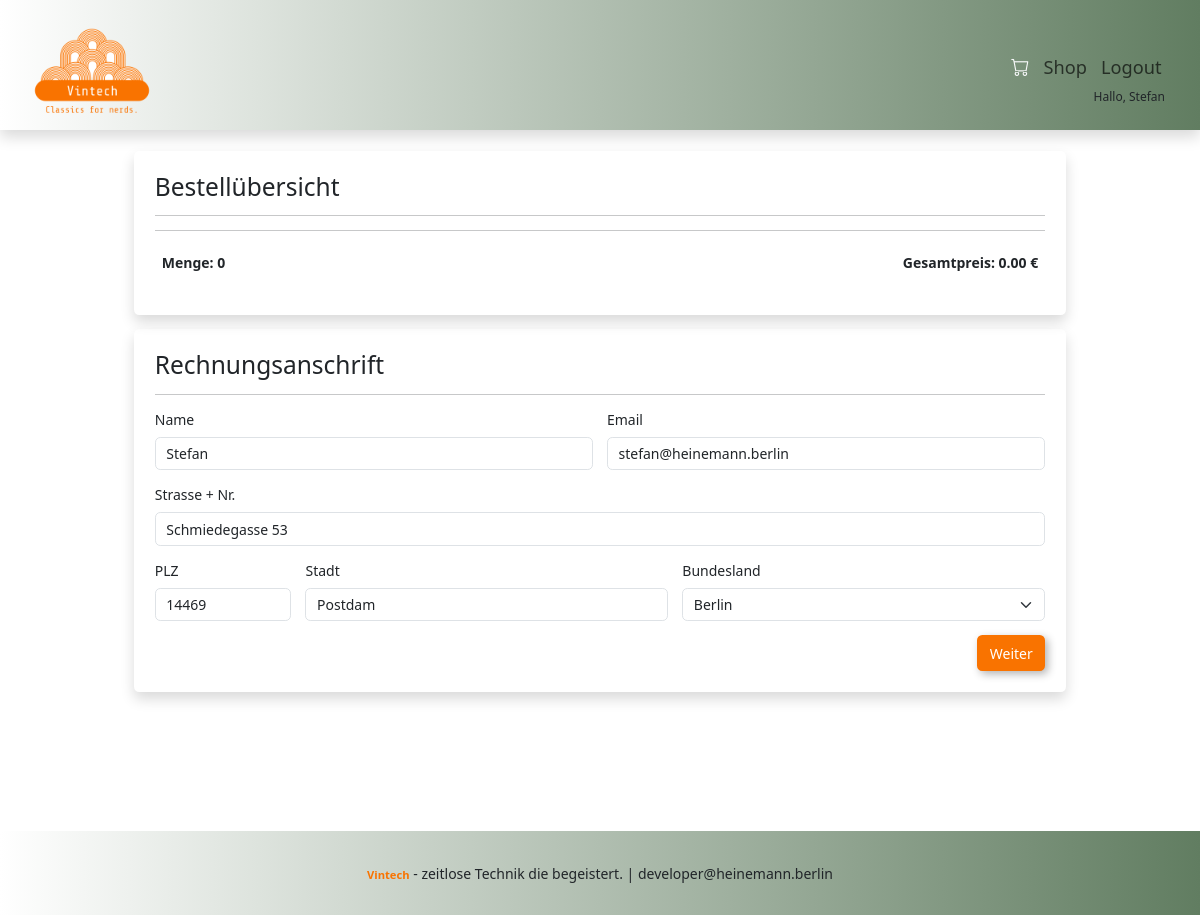
Before: /kasse/ (signed in) with the older database file.
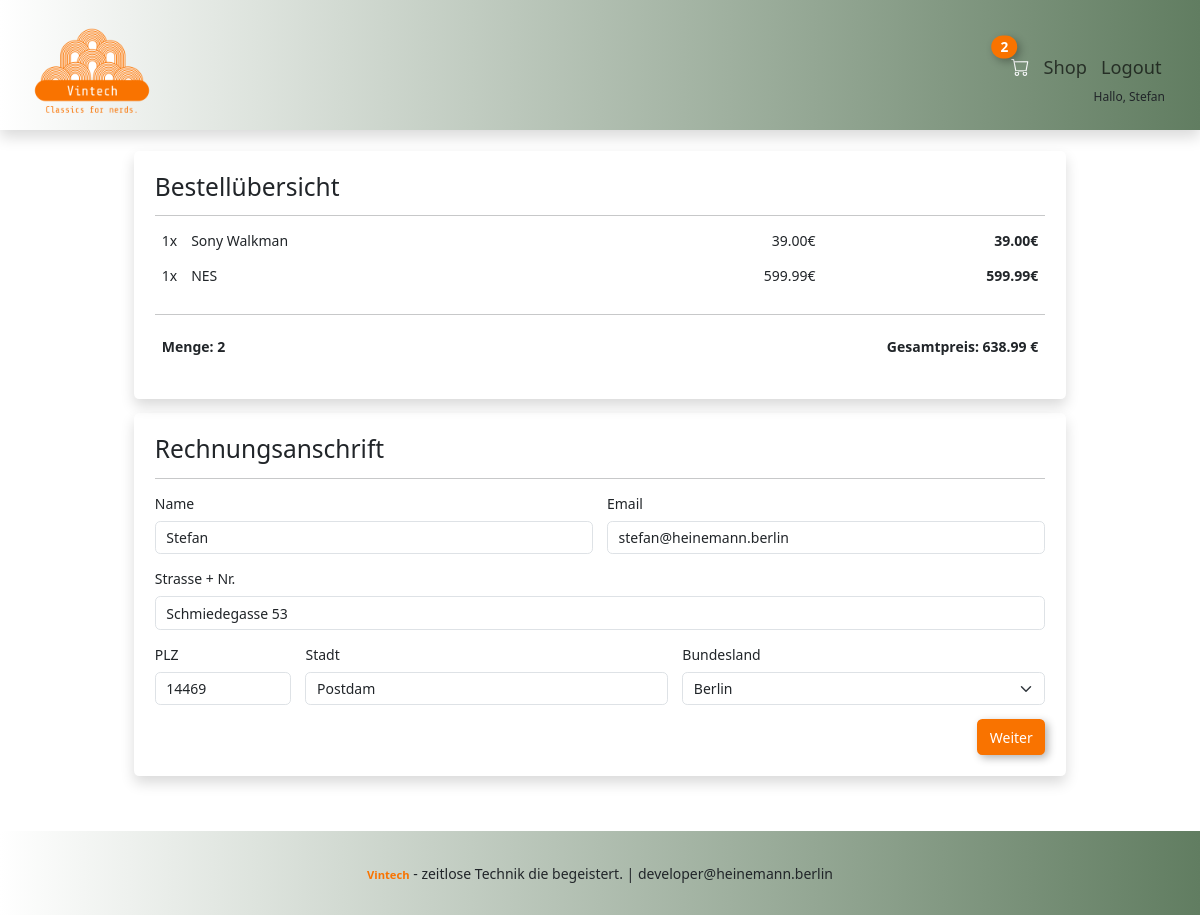
After: the same page with the newer database file.
### shop/models.py (models this page shows, shortened)
class Order(models.Model):
    customer = models.ForeignKey(
        Customer, on_delete=models.SET_NULL, null=True, blank=True
    )
    order_date = models.DateTimeField(auto_now_add=True, null=True, blank=True)
    completed = models.BooleanField(default=False, null=True, blank=True)
    order_id = models.CharField(max_length=100, null=True, blank=True)
    @property
    def get_total_price(self):
        total = 0
        for item in self.orderitem_set.all():
            total += item.get_sumary
        return total
    @property
    def get_total_quantity(self):
        total = 0
        for item in self.orderitem_set.all():
            total += item.quantity
        return total

class OrderItem(models.Model):
    article = models.ForeignKey(
        Article, on_delete=models.SET_NULL, null=True, blank=True
    )
    order = models.ForeignKey(Order, on_delete=models.SET_NULL, null=True, blank=True)
    quantity = models.IntegerField(default=0, null=True, blank=True)
    date = models.DateTimeField(auto_now_add=True, null=True, blank=True)
    @property
    def get_sumary(self):
        sumary = self.quantity * self.article.price
        return sumary

class Article(models.Model):
    name = models.CharField(max_length=100, null=True)
    description = models.TextField(max_length=100, null=True, blank=True)
    price = models.DecimalField(max_digits=6, decimal_places=2, null=True, blank=True)
    img = models.ImageField(upload_to="articles", null=True, blank=True)

### shop/views.py (the view)
# urls.py: path('kasse/', views.kasse, name='kasse'),
def kasse(request):
    if request.user.is_authenticated:
        customer = request.user.customer
        order, created = Order.objects.get_or_create(customer=customer, completed=False)
        articles = order.orderitem_set.all()
    else:
        cookie_data = guestCookie(request)
        articles = cookie_data['articles']
        order = cookie_data['order']
    ctx = {"articles": articles, "order": order}
    return render(request, "kasse.html", ctx)

### shop/context_processors.py (called while the page is built, shortened)
def shopping_cart_items(request):
  if request.user.is_authenticated:
    current_user = request.user.customer
    current_order, created  = Order.objects.get_or_create(customer=current_user, completed=False)
    if current_order:
      cart_items_amount = current_order.get_total_quantity
    else:
      cart_items_amount = 0
  return {"amount": cart_items_amount}

### shop/templates/kasse.html (shortened to what this page needs)
{% extends 'index.html' %} {%block content%} {% load static%}
<div class="d-flex flex-column align-items-center mt-4 gap-3 mb-4">
   <div class="col-12 col-lg-10">
      <div class="shadow p-4 rounded">
         <h3>Bestellübersicht</h3>
         <hr />
         {% for article in articles %}
         <div class="d-flex">
            <p class="px-2">{{article.quantity}}x</p>
            <p class="px-2 me-auto kasse-text-overview w-50">{{article.article.name}}</p>
            <p class="px-2">{{article.article.price | floatformat:2}}€</p>
            <p class="px-2 fw-bold w-25 text-end">{{article.get_sumary | floatformat:2}}€</p>
         </div>
         {% endfor %}
         <hr />
         <div class="d-flex">
            <p class="fw-bold p-2 me-auto">Menge: {{order.get_total_quantity}}</p>
            <p class="fw-bold p-2">Gesamtpreis: {{order.get_total_price | floatformat:2}} €</p>
         </div>
      </div>
   </div>
   <div class="col-12 col-lg-10 transition-225">
      <div class="shadow p-4 rounded transition-225 mb-4">
         <h3>Rechnungsanschrift</h3>
         <hr />
         <form
            class="row g-3"
            id="form-checkout">
            <div class="col-md-6">
               <label
                  for="inputName"
                  class="form-label"
                  >Name</label
               >
               {% if request.user.is_authenticated %}
               <input
                  type="text"
                  class="form-control"
                  id="inputName"
                  value="{{request.user|title}}"
                  required />
               {% endif %}
            </div>
            <div class="col-md-6">
               <label
                  for="inputEmail"
                  class="form-label"
                  >Email</label
               >
               {% if request.user.is_authenticated%}
               <input
                  type="email"
                  class="form-control"
                  id="inputEmail"
                  value="{{request.user.email}}"
                  required />
               {% endif %}
            </div>
            <div class="col-12">
               <label
                  for="inputAddress"
                  class="form-label"
                  >Strasse + Nr.</label
               >
               <input
                  type="text"
                  class="form-control"
                  id="inputAddress"
                  value="Schmiedegasse 53"
                  required />
            </div>
            <div class="col-md-2">
               <label
                  for="inputPlz"
                  class="form-label"
                  >PLZ</label
               >
               <input
                  type="text"
                  class="form-control"
                  id="inputPlz"
                  value="14469"
                  required />
            </div>
            <div class="col-md-5">
               <label
                  for="inputCity"
                  class="form-label"
                  >Stadt</label
               >
               <input
                  type="text"
                  class="form-control"
                  id="inputCity"
                  value="Postdam"
                  required />
            </div>
            <div class="col-md-5">
               <label
                  for="inputState"
                  class="form-label"
                  >Bundesland</label
               >
               <select
                  id="inputState"
                  class="form-select"
                  required>
                  <option selected>Berlin</option>
               </select>
            </div>
            <div class="col-12 d-flex justify-content-end">
               <button
                  type="submit"
                  class="btn btn-secondary btn-buy"
                  id="form-forward-button">
                  Weiter
               </button>
            </div>
         </form>
      </div>
   </div>
</div>
{% endblock %}

### shop/templates/menu.html (shortened to what this page needs)
{% load static%}
<nav class="navbar shadow nav-bg px-4 sticky-top">
   <div class="container-fluid d-flex">
      <a
         class="navbar-brand link-light"
         href="{% url 'shop' %}"
         ><img
            class="logo-img"
            src="{% static 'img/logos/logo_transparent.png'%}"
            alt=""
      /></a>
      <div class="d-flex flex-column">
         <ul class="navbar-nav mb-0 justify-content-end">
            <div class="d-flex align-items-center justify-content-end">
               <li class="nav-item">
                  <a
                     class="nav-link p-2 link-light"
                     href="{% url 'warenkorb' %}"
                     ><i class="bi bi-cart"></i>
                     {% if amount > 0 %}
                     <span
                        id="card-counter"
                        class="shadow-custom-1 position-absolute top-0 start-0 translate-middle badge rounded-pill bg-orange"
                        >{{amount}}</span
                     >
                     {% endif%}
                  </a>
               </li>
               {% if not request.get_full_path == "/" %}
               <li class="nav-item">
                  <a
                     class="nav-link p-2 btn btn"
                     aria-current="page"
                     href="{% url 'shop' %}">
                     Shop</a
                  >
               </li>
               {% endif%} {% if not request.user.is_authenticated %}
               <li class="nav-item">
                  <a
                     class="nav-link p-2 btn"
                     aria-current="page"
                     href="{% url 'login' %}"
                     >Login</a
                  >
               </li>
               {% else %}
               <li class="nav-item">
                  <a
                     class="nav-link p-2 btn btn"
                     aria-current="page"
                     href="{% url 'logout' %}"
                     >Logout</a
                  >
               </li>
               {% endif %}
            </div>
         </ul>
         {% if request.user.is_authenticated%}
         <span class="text-end pe-1 text-hallo">Hallo, {{request.user|title}}</span>
         {% else %}
         <span class="text-end pe-1 text-hallo">Hallo, du bist noch nicht eingeloggt.</span>
         {% endif %}
      </div>
   </div>
</nav>

Changed rows visible on the page:
no longer on this page (row edited): Order: get_total_quantity "0", get_total_price "0.00"
added OrderItem: quantity "1", article.name "Sony Walkman", article.price "39.00", get_sumary "39.00"
added OrderItem: quantity "1", article.name "NES", article.price "599.99", get_sumary "599.99"
added Order: get_total_quantity "2", get_total_price "638.99"
Other visible differences:
{{ amount }}: (not shown) → "2"
